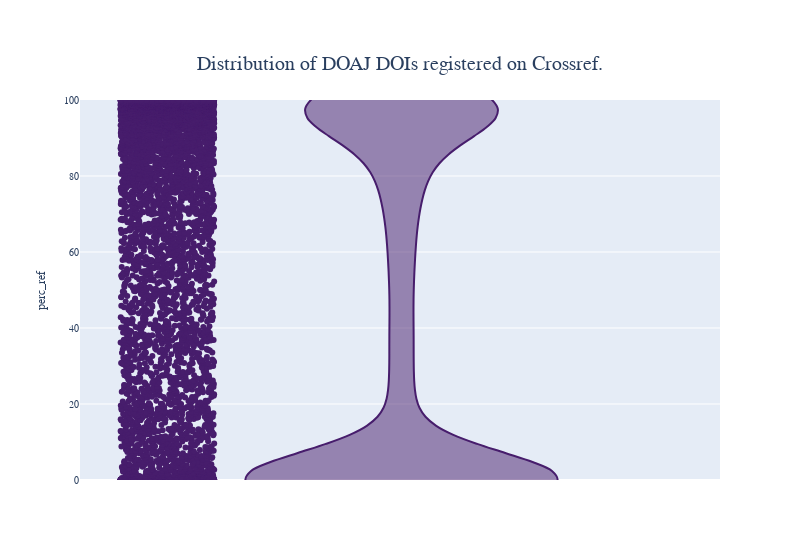

The notebook cell saved with this chart:
### Code cell
frame8 = frame.copy()
frame8 = frame8[frame8['type'].isin(['journal-article', 'book', 'book-chapter', 'proceedings-article', 'dataset', 'posted-content', 'report'])]
frame8['year'] = frame8['year'].apply(lambda x: pd.to_numeric(x, errors='coerce'))
frame8 = frame8[(frame8.year >= 1950)&(frame8.year < 2022)]
frame8 = frame8.groupby('issn').sum()
frame8['perc_ref'] = (frame8['reference']/frame8['on-crossref'])*100
fig = px.violin(frame8, y="perc_ref",  points='all', width=800,
labels={ "perc_cr": "Percentage of DOAJ DOIs on Crossref" },
 title="Distribution of DOAJ DOIs registered on Crossref.")
fig.update_traces(marker_color='#471D6C') 
fig.update_yaxes(range=[0, 100])
fig.update_layout(
    font_family="sans-serif",
    title_font_size=20,
    font_size=10,
    title = {'xanchor': 'center', 'y':0.9,'x':0.5},
)
fig.show()

### Figure 1 — Plotly figure (JSON) as saved in the notebook; plotly's stock layout.template omitted (floating-point values rounded to 4 significant figures; data arrays with more than 128 entries replaced by an {"elided": "..."} marker saying what was removed)
{"data": [{"alignmentgroup": "True", "box": {"visible": false}, "hovertemplate": "perc_ref=%{y}<extra></extra>", "legendgroup": "", "marker": {"color": "#471D6C"}, "name": "", "offsetgroup": "", "orientation": "v", "points": "all", "scalegroup": "True", "showlegend": false, "type": "violin", "x0": " ", "xaxis": "x", "y": {"elided": "11770 float values"}, "y0": " ", "yaxis": "y"}], "layout": {"font": {"family": "sans-serif", "size": 10}, "legend": {"tracegroupgap": 0}, "title": {"font": {"size": 20}, "text": "Distribution of DOAJ DOIs registered on Crossref.", "x": 0.5, "xanchor": "center", "y": 0.9}, "violinmode": "group", "width": 800, "xaxis": {"anchor": "y", "domain": [0, 1]}, "yaxis": {"anchor": "x", "domain": [0, 1], "range": [0, 100], "title": {"text": "perc_ref"}}}}
